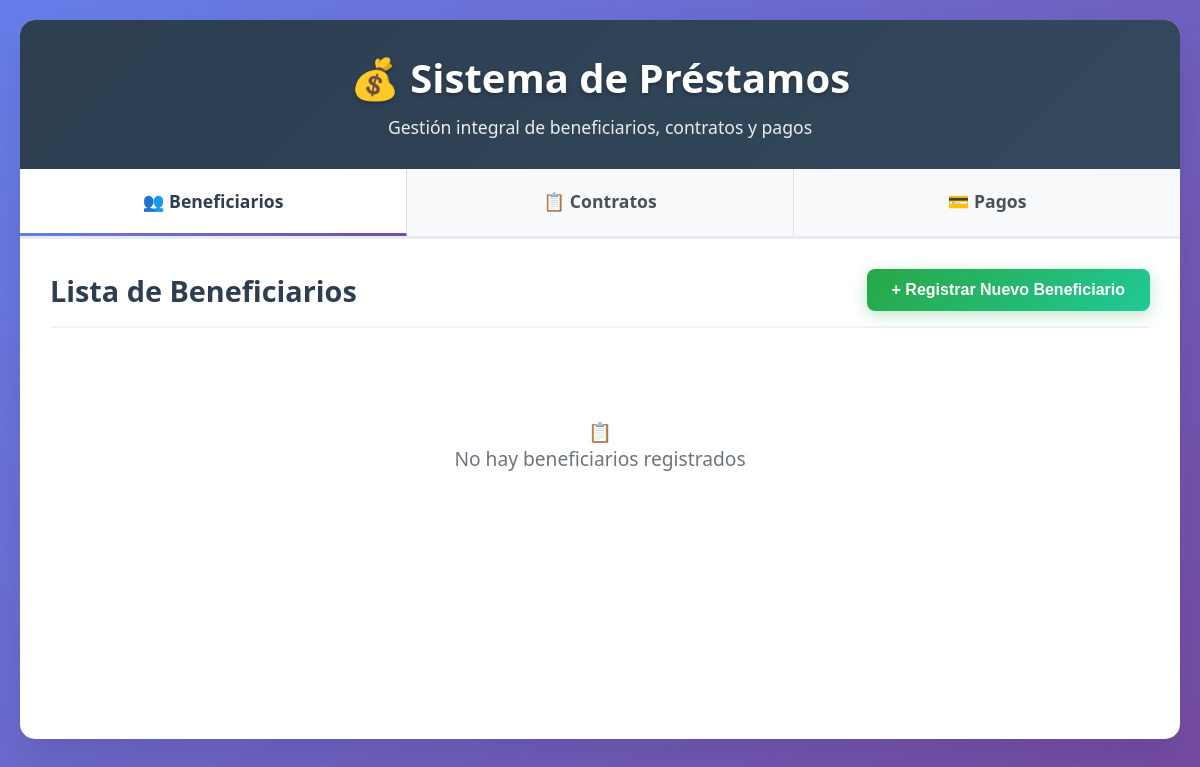
The app's page /, older data.
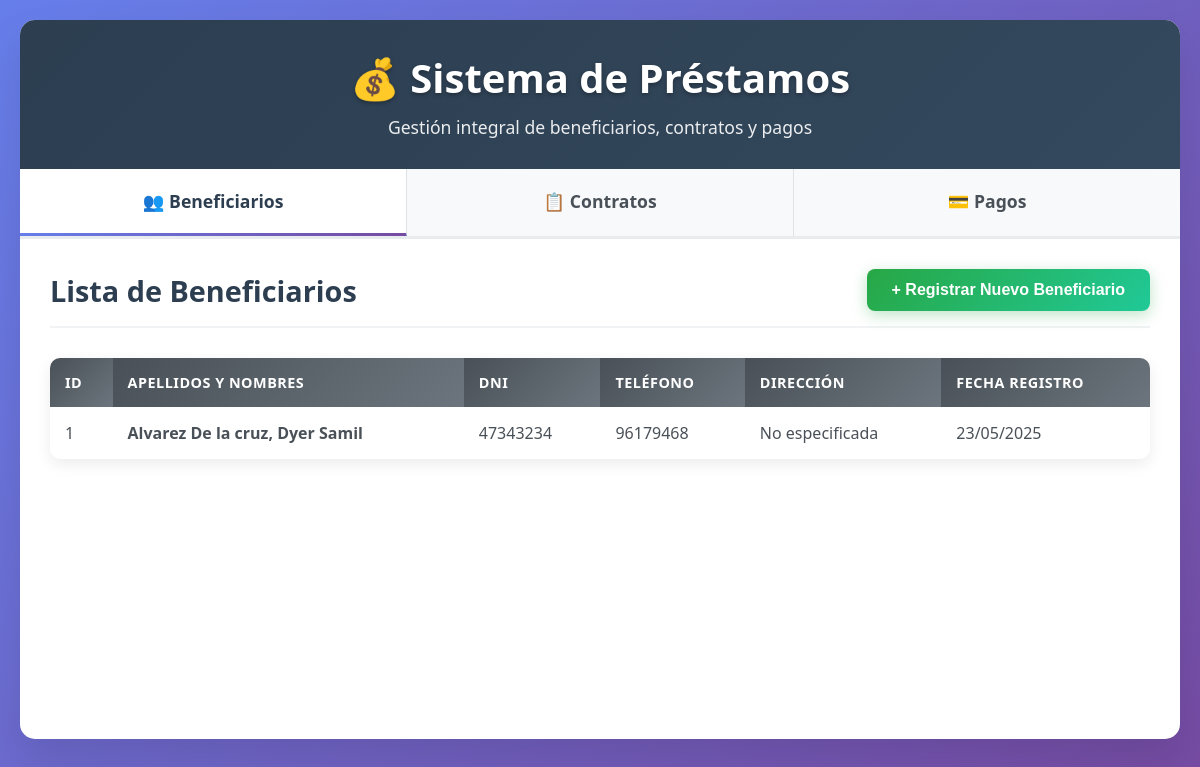
The same page, newer data.
### tables this page shows
CREATE TABLE beneficiarios
(
	idbeneficiario	INT AUTO_INCREMENT PRIMARY KEY,
    apellidos		VARCHAR(50) 		NOT NULL,
    nombres 		VARCHAR(50) 		NOT NULL,
    dni 			CHAR(8) 			NOT NULL,
    telefono 		CHAR(9) 			NOT NULL,
    direccion 		VARCHAR(90) 		NULL,
    creado 			DATETIME 			NOT NULL DEFAULT NOW(),
    modificado 		DATETIME 			NULL,
    CONSTRAINT uk_dni_be UNIQUE (dni)
);

### app/models/Conexion.php (called while the page is built, shortened)
<?php
class Conexion {
    private $host = 'localhost';
    private $dbname = 'prestamos';
    private $username = 'root';
    private $password = '';
    private $pdo;
    public function __construct() {
        try {
            $this->pdo = new PDO(
                "mysql:host={$this->host};dbname={$this->dbname};charset=utf8",
                $this->username,
                $this->password
            );
            $this->pdo->setAttribute(PDO::ATTR_ERRMODE, PDO::ERRMODE_EXCEPTION);
            $this->pdo->setAttribute(PDO::ATTR_DEFAULT_FETCH_MODE, PDO::FETCH_ASSOC);
        } catch(PDOException $e) {
            die("Error de conexión: " . $e->getMessage());
        }
    }
    public function getConnection() {
        return $this->pdo;
    }
}
?>

### app/models/Beneficiario.php (called while the page is built, shortened)
<?php
require_once 'Conexion.php';
class Beneficiario {
    private $pdo;
    public function __construct() {
        $conexion = new Conexion();
        $this->pdo = $conexion->getConnection();
    }
    public function obtenerTodos() {
        try {
            $stmt = $this->pdo->prepare("
                SELECT * FROM beneficiarios
                ORDER BY apellidos, nombres
            ");
            $stmt->execute();
            return $stmt->fetchAll();
        } catch(PDOException $e) {
            throw new Exception("Error al obtener beneficiarios: " . $e->getMessage());
        }
    }
}
?>

### app/controllers/beneficiario.controller.php (called while the page is built, shortened)
<?php
require_once 'app/models/Beneficiario.php';
class BeneficiarioController {
    private $beneficiarioModel;
    public function __construct() {
        $this->beneficiarioModel = new Beneficiario();
    }
    public function obtenerTodosParaVista() {
        try {
            $beneficiarios = $this->beneficiarioModel->obtenerTodos();
            return ['exito' => true, 'datos' => $beneficiarios];
        } catch(Exception $e) {
            throw new Exception("Error al obtener beneficiarios: " . $e->getMessage());
        }
    }
}
?>

### public/views/Beneficiario/registraryListar.php (the view, shortened to what this page needs)
<?php
require_once 'app/controllers/beneficiario.controller.php';
try {
    $controller = new BeneficiarioController();
    $respuesta = $controller->obtenerTodosParaVista();
    $beneficiarios = $respuesta['datos'] ?? [];
} catch (Exception $e) {
    $mensaje_error = $e->getMessage();
    $beneficiarios = [];
}
?>
<link rel="stylesheet" href="public/css/beneficiario.css">
<div class="section-header">
    <h2 class="section-title">Lista de Beneficiarios</h2>
    <button class="btn-registrar" onclick="abrirModal()">+ Registrar Nuevo Beneficiario</button>
</div>
<?php if (count($beneficiarios) > 0): ?>
    <table class="data-table">
        <thead>
            <tr>
                <th>ID</th>
                <th>Apellidos y Nombres</th>
                <th>DNI</th>
                <th>Teléfono</th>
                <th>Dirección</th>
                <th>Fecha Registro</th>
            </tr>
        </thead>
        <tbody>
            <?php foreach ($beneficiarios as $beneficiario): ?>
                <tr>
                    <td><?php echo $beneficiario['idbeneficiario']; ?></td>
                    <td><strong><?php echo $beneficiario['apellidos'] . ', ' . $beneficiario['nombres']; ?></strong></td>
                    <td><?php echo $beneficiario['dni']; ?></td>
                    <td><?php echo $beneficiario['telefono']; ?></td>
                    <td><?php echo $beneficiario['direccion'] ?: 'No especificada'; ?></td>
                    <td><?php echo date('d/m/Y', strtotime($beneficiario['creado'])); ?></td>
                </tr>
            <?php endforeach; ?>
        </tbody>
    </table>
<?php else: ?>
    <div class="no-data">
        <div>📋</div>
        <p>No hay beneficiarios registrados</p>
    </div>
<?php endif; ?>

Row changes from the older to the newer data that the page shows:
added beneficiarios: idbeneficiario "1", apellidos "Alvarez De la cruz", nombres "Dyer Samil", dni "47343234", telefono "96179468", direccion "No especificada", creado "23/05/2025"
Text that changed along with them:
text no longer shown: "📋 No hay beneficiarios registrados"
text now shown: "ID APELLIDOS Y NOMBRES DNI TELÉFONO DIRECCIÓN FECHA REGISTRO"
